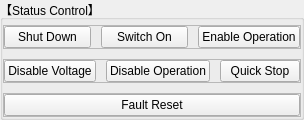
            <widget class="QGroupBox" name="group_status_control">
             <property name="enabled">
              <bool>true</bool>
             </property>
             <property name="title">
              <string>【Status Control】</string>
             </property>
             <layout class="QVBoxLayout" name="verticalLayout_13" stretch="0">
              <property name="spacing">
               <number>10</number>
              </property>
              <property name="leftMargin">
               <number>0</number>
              </property>
              <property name="topMargin">
               <number>5</number>
              </property>
              <property name="rightMargin">
               <number>0</number>
              </property>
              <property name="bottomMargin">
               <number>0</number>
              </property>
              <item>
               <widget class="QFrame" name="frame_5">
                <layout class="QVBoxLayout" name="verticalLayout_19" stretch="0,0,0">
                 <property name="spacing">
                  <number>10</number>
                 </property>
                 <property name="leftMargin">
                  <number>0</number>
                 </property>
                 <property name="topMargin">
                  <number>0</number>
                 </property>
                 <property name="rightMargin">
                  <number>0</number>
                 </property>
                 <property name="bottomMargin">
                  <number>0</number>
                 </property>
                 <item>
                  <widget class="QFrame" name="frame_8">
                   <property name="frameShape">
                    <enum>QFrame::StyledPanel</enum>
                   </property>
                   <property name="frameShadow">
                    <enum>QFrame::Raised</enum>
                   </property>
                   <layout class="QHBoxLayout" name="horizontalLayout_13" stretch="0,0,0">
                    <property name="spacing">
                     <number>10</number>
                    </property>
                    <property name="leftMargin">
                     <number>0</number>
                    </property>
                    <property name="topMargin">
                     <number>0</number>
                    </property>
                    <property name="rightMargin">
                     <number>0</number>
                    </property>
                    <property name="bottomMargin">
                     <number>0</number>
                    </property>
                    <item>
                     <widget class="QPushButton" name="bt_shut_down">
                      <property name="enabled">
                       <bool>true</bool>
                      </property>
                      <property name="sizePolicy">
                       <sizepolicy hsizetype="Minimum" vsizetype="Preferred">
                        <horstretch>0</horstretch>
                        <verstretch>0</verstretch>
                       </sizepolicy>
                      </property>
                      <property name="text">
                       <string>Shut Down</string>
                      </property>
                     </widget>
                    </item>
                    <item>
                     <widget class="QPushButton" name="bt_switch_on">
                      <property name="enabled">
                       <bool>true</bool>
                      </property>
                      <property name="sizePolicy">
                       <sizepolicy hsizetype="Minimum" vsizetype="Preferred">
                        <horstretch>0</horstretch>
                        <verstretch>0</verstretch>
                       </sizepolicy>
                      </property>
                      <property name="text">
                       <string>Switch On</string>
                      </property>
                     </widget>
                    </item>
                    <item>
                     <widget class="QPushButton" name="bt_enable_operation">
                      <property name="enabled">
                       <bool>true</bool>
                      </property>
                      <property name="sizePolicy">
                       <sizepolicy hsizetype="Minimum" vsizetype="Preferred">
                        <horstretch>0</horstretch>
                        <verstretch>0</verstretch>
                       </sizepolicy>
                      </property>
                      <property name="text">
                       <string>Enable Operation</string>
                      </property>
                     </widget>
                    </item>
                   </layout>
                  </widget>
                 </item>
                 <item>
                  <widget class="QFrame" name="frame_13">
                   <property name="frameShape">
                    <enum>QFrame::StyledPanel</enum>
                   </property>
                   <property name="frameShadow">
                    <enum>QFrame::Raised</enum>
                   </property>
                   <layout class="QHBoxLayout" name="horizontalLayout_23" stretch="0,0,0">
                    <property name="spacing">
                     <number>10</number>
                    </property>
                    <property name="leftMargin">
                     <number>0</number>
                    </property>
                    <property name="topMargin">
                     <number>0</number>
                    </property>
                    <property name="rightMargin">
                     <number>0</number>
                    </property>
                    <property name="bottomMargin">
                     <number>0</number>
                    </property>
                    <item>
                     <widget class="QPushButton" name="bt_disable_voltage">
                      <property name="enabled">
                       <bool>true</bool>
                      </property>
                      <property name="sizePolicy">
                       <sizepolicy hsizetype="Minimum" vsizetype="Preferred">
                        <horstretch>0</horstretch>
                        <verstretch>0</verstretch>
                       </sizepolicy>
                      </property>
                      <property name="text">
                       <string>Disable Voltage</string>
                      </property>
                     </widget>
                    </item>
                    <item>
                     <widget class="QPushButton" name="bt_disable_operation">
                      <property name="enabled">
                       <bool>true</bool>
                      </property>
                      <property name="sizePolicy">
                       <sizepolicy hsizetype="Minimum" vsizetype="Preferred">
                        <horstretch>0</horstretch>
                        <verstretch>0</verstretch>
                       </sizepolicy>
                      </property>
                      <property name="text">
                       <string>Disable Operation</string>
                      </property>
                     </widget>
                    </item>
                    <item>
                     <widget class="QPushButton" name="bt_quick_stop">
                      <property name="enabled">
                       <bool>true</bool>
                      </property>
                      <property name="sizePolicy">
                       <sizepolicy hsizetype="Minimum" vsizetype="Preferred">
                        <horstretch>0</horstretch>
                        <verstretch>0</verstretch>
                       </sizepolicy>
                      </property>
                      <property name="text">
                       <string>Quick Stop</string>
                      </property>
                     </widget>
                    </item>
                   </layout>
                  </widget>
                 </item>
                 <item>
                  <widget class="QFrame" name="frame_4">
                   <property name="frameShape">
                    <enum>QFrame::StyledPanel</enum>
                   </property>
                   <property name="frameShadow">
                    <enum>QFrame::Raised</enum>
                   </property>
                   <layout class="QHBoxLayout" name="horizontalLayout_3" stretch="0">
                    <property name="spacing">
                     <number>10</number>
                    </property>
                    <property name="leftMargin">
                     <number>0</number>
                    </property>
                    <property name="topMargin">
                     <number>0</number>
                    </property>
                    <property name="rightMargin">
                     <number>0</number>
                    </property>
                    <property name="bottomMargin">
                     <number>0</number>
                    </property>
                    <item>
                     <widget class="QPushButton" name="bt_fault_reset">
                      <property name="enabled">
                       <bool>true</bool>
                      </property>
                      <property name="sizePolicy">
                       <sizepolicy hsizetype="Minimum" vsizetype="Preferred">
                        <horstretch>0</horstretch>
                        <verstretch>0</verstretch>
                       </sizepolicy>
                      </property>
                      <property name="text">
                       <string>Fault Reset</string>
                      </property>
                     </widget>
                    </item>
                   </layout>
                  </widget>
                 </item>
                </layout>
               </widget>
              </item>
             </layout>
            </widget>
